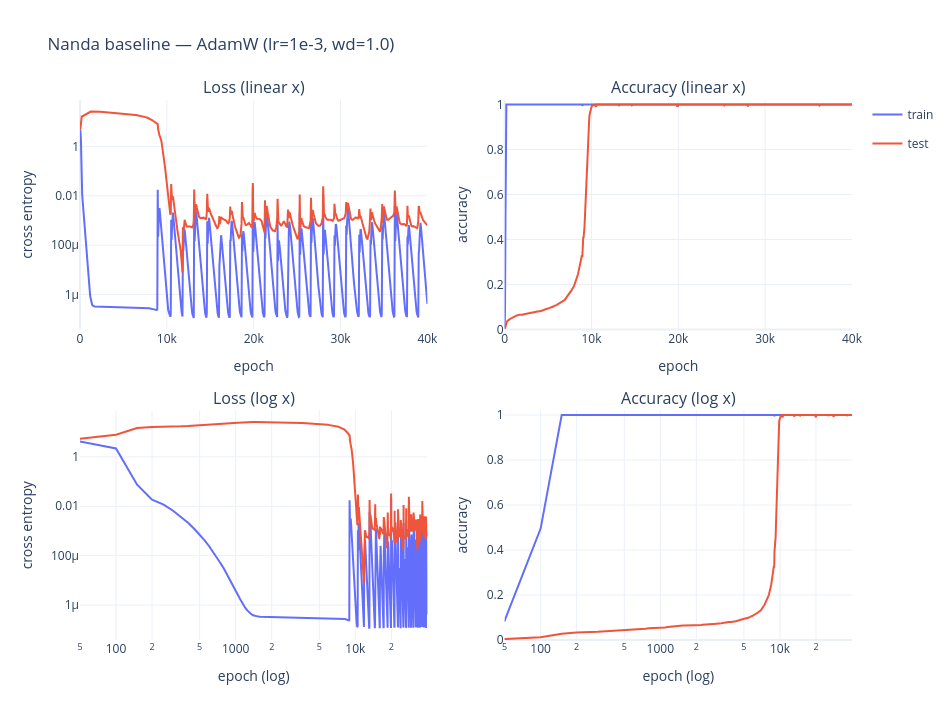

The notebook cell this image was saved under:
### Code cell
plot_curves(history, title="Nanda baseline — AdamW (lr=1e-3, wd=1.0)")

### Figure 1 — Plotly figure (JSON) as saved in the notebook; plotly's stock layout.template omitted (floating-point values rounded to 4 significant figures; data arrays with more than 128 entries replaced by an {"elided": "..."} marker saying what was removed)
{"data": [{"legendgroup": "train", "line": {"color": "#636EFA"}, "mode": "lines", "name": "train", "showlegend": true, "type": "scatter", "x": {"elided": "801 int values"}, "xaxis": "x", "y": {"elided": "801 float values"}, "yaxis": "y"}, {"legendgroup": "test", "line": {"color": "#EF553B"}, "mode": "lines", "name": "test", "showlegend": true, "type": "scatter", "x": {"elided": "801 int values"}, "xaxis": "x", "y": {"elided": "801 float values"}, "yaxis": "y"}, {"legendgroup": "train", "line": {"color": "#636EFA"}, "mode": "lines", "name": "train", "showlegend": false, "type": "scatter", "x": {"elided": "801 int values"}, "xaxis": "x2", "y": {"elided": "801 float values"}, "yaxis": "y2"}, {"legendgroup": "test", "line": {"color": "#EF553B"}, "mode": "lines", "name": "test", "showlegend": false, "type": "scatter", "x": {"elided": "801 int values"}, "xaxis": "x2", "y": {"elided": "801 float values"}, "yaxis": "y2"}, {"legendgroup": "train", "line": {"color": "#636EFA"}, "mode": "lines", "name": "train", "showlegend": false, "type": "scatter", "x": {"elided": "801 int values"}, "xaxis": "x3", "y": {"elided": "801 float values"}, "yaxis": "y3"}, {"legendgroup": "test", "line": {"color": "#EF553B"}, "mode": "lines", "name": "test", "showlegend": false, "type": "scatter", "x": {"elided": "801 int values"}, "xaxis": "x3", "y": {"elided": "801 float values"}, "yaxis": "y3"}, {"legendgroup": "train", "line": {"color": "#636EFA"}, "mode": "lines", "name": "train", "showlegend": false, "type": "scatter", "x": {"elided": "801 int values"}, "xaxis": "x4", "y": {"elided": "801 float values"}, "yaxis": "y4"}, {"legendgroup": "test", "line": {"color": "#EF553B"}, "mode": "lines", "name": "test", "showlegend": false, "type": "scatter", "x": {"elided": "801 int values"}, "xaxis": "x4", "y": {"elided": "801 float values"}, "yaxis": "y4"}], "layout": {"annotations": [{"font": {"size": 16}, "showarrow": false, "text": "Loss (linear x)", "x": 0.225, "xanchor": "center", "xref": "paper", "y": 1, "yanchor": "bottom", "yref": "paper"}, {"font": {"size": 16}, "showarrow": false, "text": "Accuracy (linear x)", "x": 0.775, "xanchor": "center", "xref": "paper", "y": 1, "yanchor": "bottom", "yref": "paper"}, {"font": {"size": 16}, "showarrow": false, "text": "Loss (log x)", "x": 0.225, "xanchor": "center", "xref": "paper", "y": 0.425, "yanchor": "bottom", "yref": "paper"}, {"font": {"size": 16}, "showarrow": false, "text": "Accuracy (log x)", "x": 0.775, "xanchor": "center", "xref": "paper", "y": 0.425, "yanchor": "bottom", "yref": "paper"}], "height": 720, "title": {"text": "Nanda baseline — AdamW (lr=1e-3, wd=1.0)"}, "width": 950, "xaxis": {"anchor": "y", "domain": [0, 0.45], "title": {"text": "epoch"}, "type": "linear"}, "xaxis2": {"anchor": "y2", "domain": [0.55, 1], "title": {"text": "epoch"}, "type": "linear"}, "xaxis3": {"anchor": "y3", "domain": [0, 0.45], "title": {"text": "epoch (log)"}, "type": "log"}, "xaxis4": {"anchor": "y4", "domain": [0.55, 1], "title": {"text": "epoch (log)"}, "type": "log"}, "yaxis": {"anchor": "x", "domain": [0.575, 1], "title": {"text": "cross entropy"}, "type": "log"}, "yaxis2": {"anchor": "x2", "domain": [0.575, 1], "range": [0, 1.02], "title": {"text": "accuracy"}}, "yaxis3": {"anchor": "x3", "domain": [0, 0.425], "title": {"text": "cross entropy"}, "type": "log"}, "yaxis4": {"anchor": "x4", "domain": [0, 0.425], "range": [0, 1.02], "title": {"text": "accuracy"}}}}
